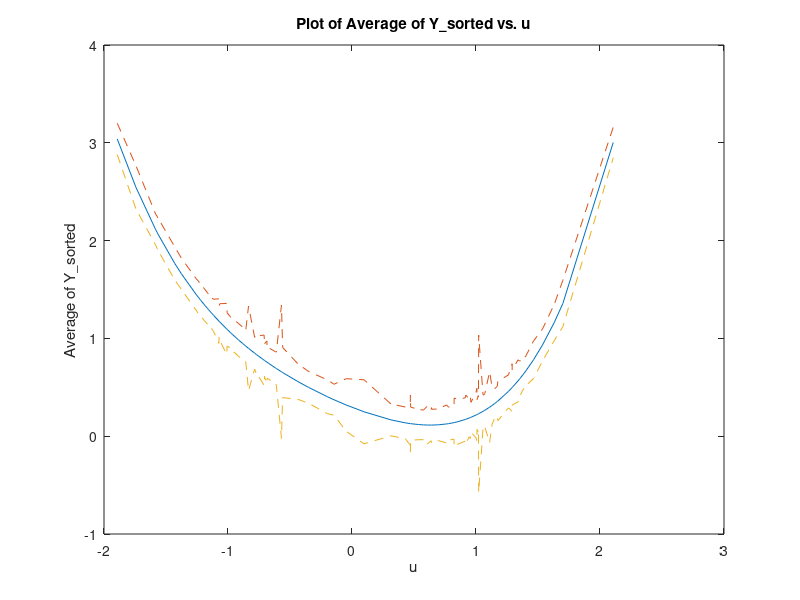

MATLAB code for this plot:
clc
clear

% Define your parameters
theta = [0.3, -0.5, 0.5, 0.2, 0.4];
u_mean = 1;
u_variance = 0.12;

% Initialize a matrix to store all the Y values
Y_all = zeros(100, 100);


% Generate half of u values from N(u_mean, u_variance)
half_size = 100/2;
u_half1 = -u_mean + sqrt(u_variance) * randn(half_size, 1);

% Generate half of u values from N(-u_mean, u_variance)
u_half2 = u_mean + sqrt(u_variance) * randn(half_size, 1);
u = [u_half1; u_half2];

% Generate X matrix
X = [ones(100,1), u, u.^2/2, u.^3/3, u.^4/4];

for i = 1:100
    % Generate noise N(mu, sigma)
    N = randn(100, 1);

    % Calculate Y
    Y = X * theta' + N;
    
    % Store Y in the matrix
    Y_all(:, i) = Y;
end

% Perform LS estimation
theta_hat_LS = (X' * X)^-1 * X' * Y_all;

 % Calculate Y_hat
 Y_hat = X * theta_hat_LS;

% Sort X
[X_sorted, idx] = sort(X(:, 2)); % Sorting according to the second column (u)
%X_sorted = X(idx, :);
 
% Sort Y according to the indexes of sorted X
Y_sorted = Y_hat(idx,:);
 
% Calculate the average of each column of Y_sorted
Y_avg = mean(Y_sorted, 2); 
 
% Calculate the variance along columns (variance of each row)
variance_along_columns = (std(Y_hat, 0, 2));

% Plot the average of Y_sorted with respect to u
figure;
plot(X_sorted, Y_avg, '-');
xlabel('u');
ylabel('Average of Y\_sorted');
title('Plot of Average of Y\_sorted vs. u');
hold on
plot(X_sorted, Y_avg + variance_along_columns , '--');
plot(X_sorted, Y_avg - variance_along_columns , '--');
%scatter(u(idx, :),Y_sorted)
%errorbar(u(idx(1:10:end), :), Y_sorted(1:10), variance_along_columns(1:10), 'o-');
